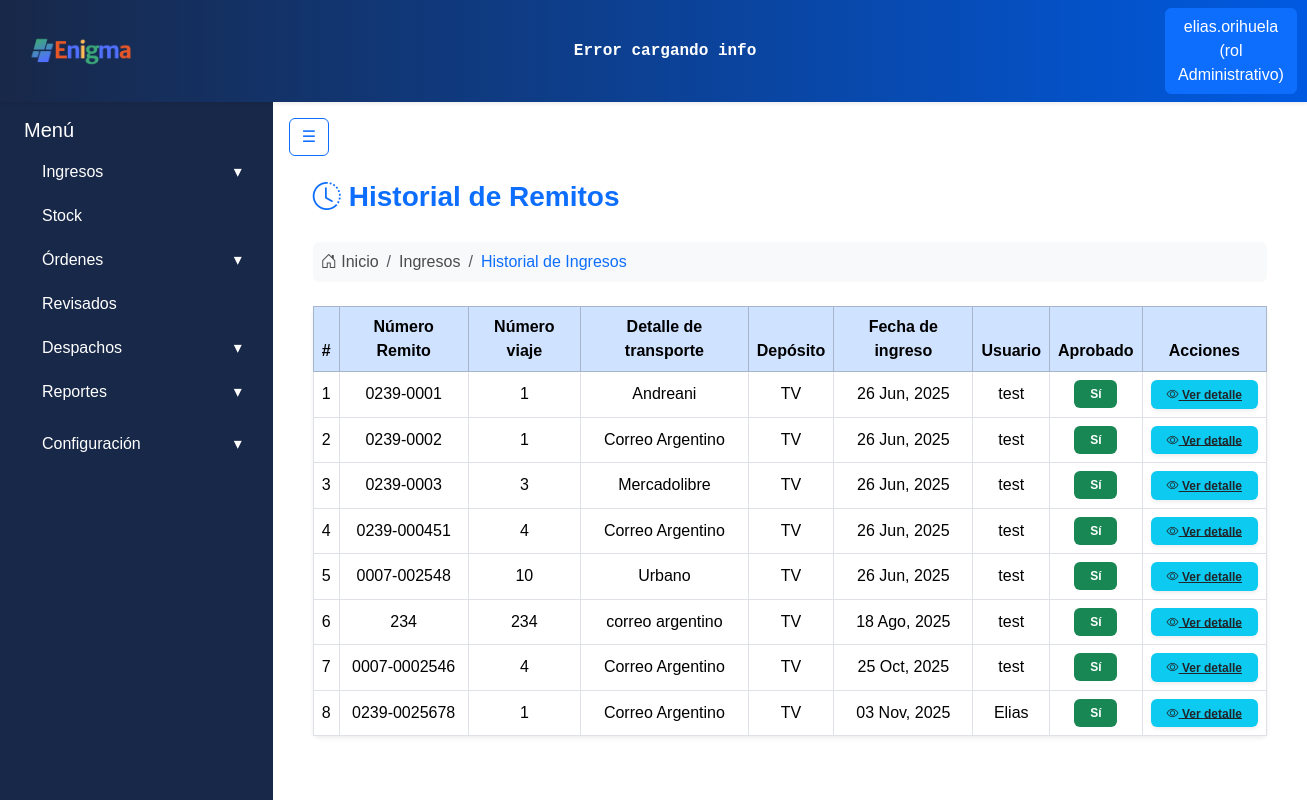
Page /ingresos/history/ (signed in) on the committed database.
### apps/usuarios/models.py (models this page shows, shortened)
class Usuarios(AbstractBaseUser):
    username = models.CharField('Nombre de usuario', unique= True, max_length=60)
    email = models.EmailField('Correo electronico', max_length=254, unique= True)
    nombre = models.CharField(max_length=50)
    apellido = models.CharField(max_length=50)
    rol = models.ForeignKey(Roles, on_delete=models.CASCADE)
    activo = models.BooleanField(default=True)
    is_admin = models.BooleanField(default = False)
    is_superuser = models.BooleanField(default=False)
    is_staff = models.BooleanField(default=False)
    objects = UsuariosManager()
    USERNAME_FIELD = 'username'
    REQUIRED_FIELDS = ['nombre', 'apellido', 'email'] #campos necesarios para crear la cuenta por consola

class Roles(models.Model):
    id = models.AutoField(primary_key=True)
    nombre = models.CharField(max_length=50)
    def __str__(self):
        return self.nombre

### apps/ingresos/models.py (models this page shows, shortened)
class Remitos(ModeloBaseConUsuario):
    numero_remito = models.CharField(max_length=20)
    numero_viaje = models.IntegerField()
    detalle_transporte = models.CharField(max_length=30)
    deposito_id = models.ForeignKey('stock.Depositos', on_delete=models.PROTECT)
    fecha_ingreso = models.DateField(auto_now_add=True)
    aprobado = models.BooleanField(default=False)
    productos = models.ManyToManyField('Productos', through='RemitoProducto')

### apps/stock/models.py (models this page shows)
class Depositos(models.Model):
    id = models.AutoField(primary_key=True)
    nombre = models.CharField(max_length=50)
    def __str__(self):
        return self.nombre

### apps/ingresos/views.py (the view)
# urls.py: path('history/', login_required(ListarRemitosHistorialView.as_view()), name='ingresos_historial'),
class ListarRemitosHistorialView(LoginRequiredMixin, ListView):
    model = Remitos
    template_name = 'remitos/listar_historial.html'
    context_object_name = 'remitos'
    def get_queryset(self):
        return Remitos.objects.filter(aprobado=True)
    def get_context_data(self, **kwargs):
        context = super().get_context_data(**kwargs)
        context['show_navbar'] = True
        return context

### apps/ingresos/templates/remitos/listar_historial.html
{% extends "base.html" %}
{% block content %}
<div class="container-fluid px-4 mt-3">
    <div class="d-flex align-items-center mb-4">
        <i class="bi bi-clock-history fs-3 text-primary me-2"></i>
        <h3 class="fw-bold text-primary m-0">Historial de Remitos</h3>
    </div>
    <nav aria-label="breadcrumb" class="mb-4">
        <ol class="breadcrumb bg-light rounded p-2">
            <li class="breadcrumb-item">
                <i class="bi bi-house-door"></i> Inicio
            </li>
            <li class="breadcrumb-item">
                Ingresos
            </li>
            <li class="breadcrumb-item text-primary" aria-current="page">Historial de Ingresos</li>
        </ol>
    </nav>
    <div class="card shadow-sm border-0">
        <div class="card-body p-0">
            <table class="table table-bordered table-hover m-0 align-middle">
                <thead class="table-primary text-center">
                    <tr>
                        <th>#</th>
                        <th>Número Remito</th>
                        <th>Número viaje</th>
                        <th>Detalle de transporte</th>
                        <th>Depósito</th>
                        <th>Fecha de ingreso</th>
                        <th>Usuario</th>
                        <th>Aprobado</th>
                        <th>Acciones</th>
                    </tr>
                </thead>
                <tbody class="text-center">
                    {% for remito in remitos %}
                    <tr>
                        <td>{{ forloop.counter }}</td>
                        <td>{{ remito.numero_remito }}</td>
                        <td>{{ remito.numero_viaje }}</td>
                        <td>{{ remito.detalle_transporte }}</td>
                        <td>{{ remito.deposito_id }}</td>
                        <td>{{ remito.fecha_ingreso|date:"d M, Y" }}</td>
                        <td>{{ remito.usuario.nombre }}</td>
                        <td>
                            {% if remito.aprobado %}
                                <span class="badge bg-success px-3 py-2">Sí</span>
                            {% else %}
                                <span class="badge bg-secondary px-3 py-2">No</span>
                            {% endif %}
                        </td>
                        <td>
                            <a href="{% url 'ver_remito' remito.pk %}"
                               class="badge bg-info text-dark px-3 py-2 shadow-sm">
                               <i class="bi bi-eye"></i> Ver detalle
                            </a>
                        </td>
                    </tr>
                    {% empty %}
                    <tr>
                        <td colspan="9" class="text-muted py-4">No hay registros en el historial.</td>
                    </tr>
                    {% endfor %}
                </tbody>
            </table>
        </div>
    </div>
</div>
{% endblock %}

### templates/includes/header.html (shortened to what this page needs)
{% load static %}
<nav class="navbar navbar-expand-lg shadow-sm navbar-gradient">
  <div class="container-fluid">
    <a class="navbar-brand d-flex align-items-center" href="{% url 'core:dashboard' %}">
      <div class="card-header p-0 bg-transparent border-0">
        <img class="logo_form" src="{% static 'img/enigmaLogoNuevo.png' %}" alt="Enigma Logo">
      </div>
    </a>
    <div class="mx-auto text-center d-none d-lg-block">
        <div class="ticker-container text-white py-1 px-2 rounded">
            <div class="ticker" id="ticker-api">
            </div>
        </div>
    </div>
    <div class="d-flex ms-auto">
      {% if user.is_authenticated %}
        <div class="dropdown">
          <a class="btn btn-primary" href="#" role="button" id="dropdownUser" data-bs-toggle="dropdown" aria-expanded="false">
            {{ user.username }} (rol {{ user.rol }})
          </a>
        </div>
      {% else %}
        <a href="{% url 'usuarios:register' %}" class="btn btn-outline-primary me-2">Registrarse</a>
        <a href="{% url 'usuarios:login' %}" class="btn btn-outline-success">Login</a>
      {% endif %}
    </div>
  </div>
</nav>

### static/css/style.css (style rules this page uses)
:root { --color-bg-navbar-solid:linear-gradient(90deg, #182848 0%, #005ae1 100%); }
.navbar-gradient { background: var(--color-bg-navbar-solid); }
.logo_form { width: auto; height: 40px; margin-right: 10px; margin-left: 0.8rem; }
body { font-family: Arial, sans-serif; color: #4b4b4b; }
.ticker-container { color: #E0F2FE; overflow: hidden; white-space: nowrap; position: relative; width: 1000px; font-weight: bold; font-family: monospace; border-radius: 0.25rem; }
.ticker { display: inline-block; white-space: nowrap; animation: scrollTicker 50s linear infinite; }

### rows in the picture
Usuarios: username "elias.orihuela", rol "Administrativo"
Remitos: numero_remito "0239-0001", numero_viaje "1", detalle_transporte "Andreani", deposito_id "TV", fecha_ingreso "26 Jun, 2025", usuario.nombre "test", aprobado "Sí"
Remitos: numero_remito "0239-0002", numero_viaje "1", detalle_transporte "Correo Argentino", deposito_id "TV", fecha_ingreso "26 Jun, 2025", usuario.nombre "test", aprobado "Sí"
Remitos: numero_remito "0239-0003", numero_viaje "3", detalle_transporte "Mercadolibre", deposito_id "TV", fecha_ingreso "26 Jun, 2025", usuario.nombre "test", aprobado "Sí"
Remitos: numero_remito "0239-000451", numero_viaje "4", detalle_transporte "Correo Argentino", deposito_id "TV", fecha_ingreso "26 Jun, 2025", usuario.nombre "test", aprobado "Sí"
Remitos: numero_remito "0007-002548", numero_viaje "10", detalle_transporte "Urbano", deposito_id "TV", fecha_ingreso "26 Jun, 2025", usuario.nombre "test", aprobado "Sí"
Remitos: numero_remito "234", numero_viaje "234", detalle_transporte "correo argentino", deposito_id "TV", fecha_ingreso "18 Ago, 2025", usuario.nombre "test", aprobado "Sí"
Remitos: numero_remito "0007-0002546", numero_viaje "4", detalle_transporte "Correo Argentino", deposito_id "TV", fecha_ingreso "25 Oct, 2025", usuario.nombre "test", aprobado "Sí"
Remitos: numero_remito "0239-0025678", numero_viaje "1", detalle_transporte "Correo Argentino", deposito_id "TV", fecha_ingreso "03 Nov, 2025", usuario.nombre "Elias", aprobado "Sí"
